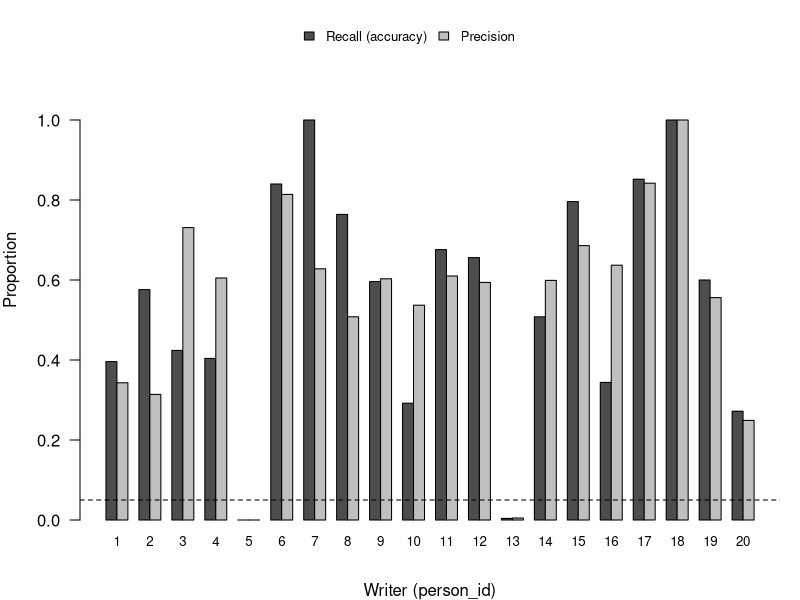

Here is the R script that generated this plot:
## ---- chunk 1
#| message: false
#| warning: false
#| include: false
library(dplyr)
library(knitr)
library(kableExtra)
## ---- chunk 2
#| echo: false
#| message: false
#| warning: false
calibration <- data.frame(
  Hyperparameter = c("Hidden layers", "Activation", "Dropout rate", "Learning rate",
                     "L2 regularisation", "Epochs", "Told the digit"),
  `Default CNN` = c("2 conv.", "ReLU", "0.2", "$1 \\times 10^{-2}$", "none", "10", "no"),
  `Tuned CNN` = c("2 conv.", "tanh", "0.7", "$1 \\times 10^{-4}$", "0.1", "10", "no"),
  `Linear softmax` = c("none", "none", "none", "$1 \\times 10^{-4}$", "none", "20", "no"),
  `Nearest centroid` = c("none", "none", "none", "none", "none", "none", "yes"),
  check.names = FALSE
)

calibration |>
  kable(
    format = "latex",
    booktabs = TRUE,
    escape = FALSE,
    linesep = "",
    align = c("l", "l", "l", "l", "l")
  ) |>
  kable_styling(font_size = 8)
## ---- chunk 3
#| echo: false
#| message: false
#| warning: false
nu_tab <- data.frame(
  nu = c("0", "0.003", "0.01", "0.03", "0.1", "0.3"),
  train = c(0.979, 0.979, 0.975, 0.957, 0.862, 0.165),
  val = c(0.591, 0.593, 0.600, 0.606, 0.612, 0.135),
  ce = c(1.892, 1.727, 1.529, 1.392, 1.447, 2.986)
)

nu_tab |>
  kable(
    format = "latex",
    booktabs = TRUE,
    escape = FALSE,
    align = c("r", "r", "r", "r"),
    col.names = c("$\\nu$", "Training", "Validation", "Cross-entropy")
  ) |>
  row_spec(4, background = "yellow!25") |>
  row_spec(5, background = "yellow!45") |>
  row_spec(6, background = "red!15")
## ---- chunk 4
#| echo: false
#| message: false
#| warning: false
test_tab <- data.frame(
  Model = c("Nearest centroid", "Linear softmax", "Default CNN",
            "Tuned CNN (final)", "Guessing among 20 writers"),
  Accuracy = c("47.3%", "43.6%", "49.3%", "55.0%", "5.0%"),
  `Cross-entropy` = c("--", "--", "5.87", "1.39", "3.00"),
  check.names = FALSE
)

test_tab |>
  kable(
    format = "latex",
    booktabs = TRUE,
    align = c("l", "r", "r")
  ) |>
  row_spec(4, bold = TRUE, background = "yellow!45")
## ---- chunk 5
#| echo: false
#| fig-width: 8
#| fig-height: 3
#| out-width: "100%"
recall    <- c(0.396, 0.576, 0.424, 0.404, 0.000, 0.840, 1.000, 0.764, 0.596, 0.292,
               0.676, 0.656, 0.004, 0.508, 0.796, 0.344, 0.852, 1.000, 0.600, 0.272)
precision <- c(0.343, 0.314, 0.731, 0.605, 0.000, 0.814, 0.628, 0.508, 0.603, 0.537,
               0.610, 0.594, 0.005, 0.599, 0.686, 0.637, 0.842, 1.000, 0.556, 0.249)
par(mar = c(4, 4, 1, 1))
mids <- barplot(rbind(recall, precision), beside = TRUE, names.arg = rep("", 20),
                col = c("grey30", "grey75"), ylim = c(0, 1.25), yaxt = "n",
                xlab = "Writer (person_id)", ylab = "Proportion")
axis(1, at = colMeans(mids), labels = 1:20, tick = FALSE, cex.axis = 0.8, line = -0.5)
axis(2, at = seq(0, 1, 0.2), las = 1)
abline(h = 0.05, lty = 2)
legend("top", c("Recall (accuracy)", "Precision"), fill = c("grey30", "grey75"),
       bty = "n", horiz = TRUE, cex = 0.8)
## ---- chunk 6
#| echo: false
#| message: false
#| warning: false
hidden_layer_tune <- data.frame(
  `Number of Hidden Layers` = c(1, 2),
  `Validation Loss` = c(0.214, 0.105),
  `Balanced Accuracy` = c(0.773, 0.966),
  check.names = FALSE
)

hidden_layer_tune |>
  kable(
    format = "latex",
    booktabs = TRUE,
    align = c("r", "r", "r")
  )
## ---- chunk 7
#| echo: false
#| message: false
#| warning: false
# Create the data frame
act_fn_tune <- data.frame(
  `Activation Functions` = c(
    "relu_relu",
    "tanh_relu",
    "relu_tanh",
    "tanh_tanh"
  ),
  `Validation Loss` = c(0.105, 0.103, 0.108, 0.113),
  `Balanced Accuracy` = c(0.966, 0.971, 0.982, 0.980),
  check.names = FALSE
)

# Display the table and highlight relu_tanh
act_fn_tune |>
  kable(
    format = "latex",
    booktabs = TRUE,
    align = c("l", "r", "r")
  ) |>
  row_spec(
    which(act_fn_tune$`Activation Functions` == "relu_tanh"),
    background = "yellow!45"
  )
## ---- chunk 8
#| echo: false
#| message: false
#| warning: false
digit_results <- data.frame(
  Digit = 0:4,
  Sensitivity = c(0.501, 0.532, 0.513, 0.476, 0.510),
  Specificity = c(0.995, 0.995, 0.998, 1.000, 0.992),
  `Balanced Accuracy` = c(0.748, 0.763, 0.755, 0.738, 0.751),
  check.names = FALSE
)

digit_results |>
  kable(
    format = "latex",
    booktabs = TRUE,
    align = c("r", "r", "r", "r")
  ) |>
  row_spec(
    which(digit_results$Digit == 3),
    background = "red!15"
  )
## ---- chunk 9
#| echo: false
#| message: false
#| warning: false
writer_results1 <- data.frame(
  Writer = 1:10,
  Sensitivity = c(0.538, 0.432, 0.481, 0.518, 0.476,
                  0.444, 0.587, 0.429, 0.523, 0.557),
  Specificity = c(0.991, 1.000, 1.000, 1.000, 0.988,
                  0.990, 1.000, 0.991, 1.000, 1.000),
  `Balanced Accuracy` = c(0.765, 0.716, 0.740, 0.759, 0.732,
                          0.717, 0.793, 0.710, 0.761, 0.778),
  check.names = FALSE
)

writer_results1 |>
  kable(
    format = "latex",
    booktabs = TRUE,
    align = c("r", "r", "r", "r")
  ) |>
  row_spec(
    which(writer_results1$Writer == 7),
    background = "green!15"
  )
## ---- chunk 10
#| echo: false
#| message: false
#| warning: false
writer_results2 <- data.frame(
  Writer = 11:20,
  Sensitivity = c(0.495, 0.520, 0.403, 0.453, 0.484,
                  0.543, 0.542, 0.613, 0.557, 0.552),
  Specificity = c(1.000, 1.000, 0.991, 0.983, 1.000,
                  1.000, 0.987, 1.000, 1.000, 1.000),
  `Balanced Accuracy` = c(0.748, 0.760, 0.697, 0.718, 0.742,
                          0.772, 0.765, 0.806, 0.778, 0.776),
  check.names = FALSE
)

writer_results2 |>
  kable(
    format = "latex",
    booktabs = TRUE,
    align = c("r", "r", "r", "r")
  ) |>
  row_spec(
    which(writer_results2$Writer == 18),
    background = "green!15"
  ) |> 
  row_spec(
    which(writer_results2$Writer == 13),
    background = "red!15"
  )
